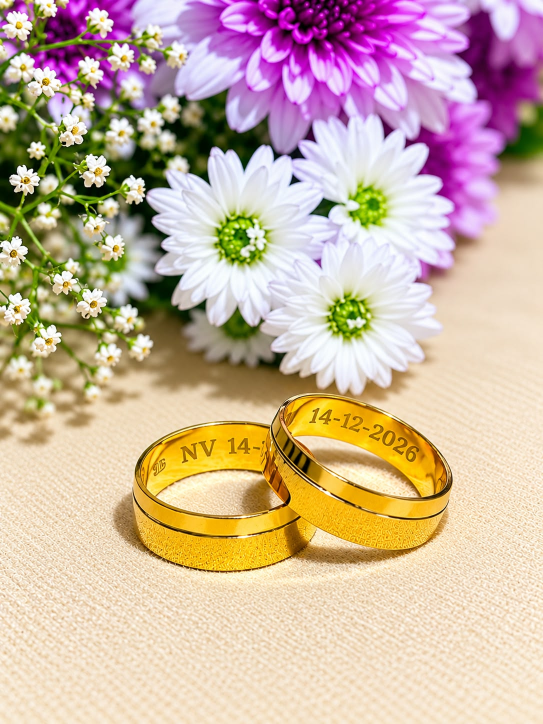
#> input picture assets/images/ring_photo.jpeg, 1086 x 1448 px (shown at 1/2 size)
$ python make_ring_banner.py ../assets/images/ring_photo.jpeg ../assets/images/ring_photo.jpeg
#> lines starting #> are read from the running program, lines starting #| are printed output that depends on the picture
"""Build a wide banner from the portrait ring photo by extending the linen
to both sides, so wide screens get the full rings without heavy upscaling.

usage: python3 make_ring_banner.py <ring_photo.jpeg> <out.jpg>
"""
import sys
import numpy as np
from PIL import Image, ImageFilter

SRC, OUT = sys.argv[1], sys.argv[2]
rng = np.random.default_rng(11)

im = Image.open(SRC).convert("RGB")
#> im is the input picture: PIL image 1086x1448 RGB; mean R, G, B 204.9, 180.2, 160.5
SW, SH = im.size                                   # 1086 x 1448
#> SW = 1086; SH = 1448
SRCF = np.asarray(im).astype(np.float32)
BLUR = np.asarray(im.filter(ImageFilter.GaussianBlur(6))).astype(np.float32)
RESID = np.clip(SRCF - np.asarray(im.filter(ImageFilter.GaussianBlur(3))).astype(np.float32), -18, 18)
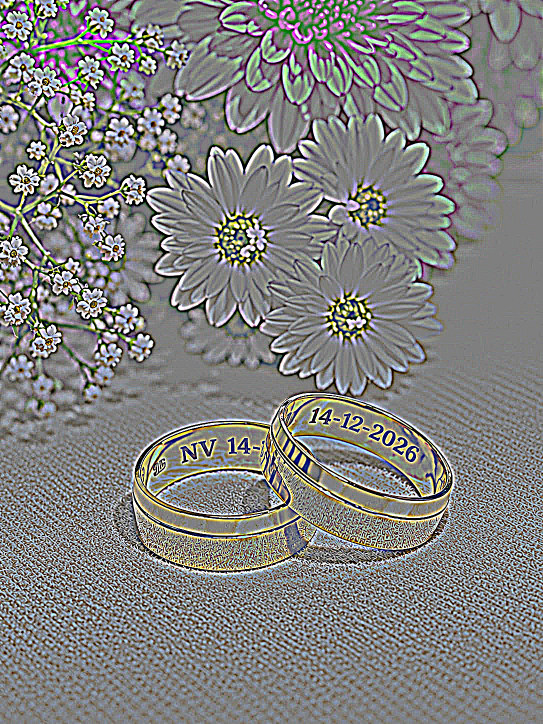
#> RESID: shape (1448, 1086, 3) float32 (shown at 1/2 size); mean R, G, B 0.332, 0.292, 0.0674; drawn with min black and max white

# band of the photo to keep: daisy tips at the top, rings, linen for the caption
Y0, Y1 = 680, 1360
H = Y1 - Y0
ASPECT = 3.0
W = int(round(H * ASPECT))
PX0 = (W - SW) // 2                                # photo's left edge on the canvas
#> PX0 = 477
SCALE = 1.35

# clean linen strips we may borrow texture from: (x0, x1, y0, y1) in photo px
STRIPS = [(900, 1080, 650, SH - 4),                # right edge, below the daisies
          (8, 245, 875, SH - 4)]                   # left edge, below the baby's breath


def gblur(a, sigma):
    r = int(3 * sigma)
    k = np.exp(-np.arange(-r, r + 1) ** 2 / (2 * sigma ** 2))
    k /= k.sum()
    a = np.pad(a, ((r, r), (0, 0)), mode="edge")
    return np.apply_along_axis(lambda v: np.convolve(v, k, "valid"), 0, a)


# ── lighting for the extensions, row by row ────────────────────────────
rows = np.arange(Y0, Y1)
right_edge = BLUR[rows, SW - 30:SW - 4].mean(1)                     # (H, 3)
#> right_edge = 680 rows, first 8: [243.7, 227.1, 205.3], [243.5, 226.9, 205], [243.3, 226.6, 204.8], [243.3, 226.5, 204.5], [243.3, 226.3, 204.3], [243.1, 226.2, 204.2], [243, 226, 203.8], [242.9, 225.7, 203.7]
left_edge = BLUR[rows, 4:30].mean(1)
#> left_edge = 680 rows, first 8: [153.8, 142.2, 81.62], [153.2, 141.6, 82.19], [152.6, 140.7, 82.81], [152.1, 140.1, 83.19], [151.5, 139.6, 83.81], [151.2, 139.4, 84.35], [151.2, 139.2, 84.96], [151.4, 139.3, 85.88]
# the left edge is flowers/shadow near the top: trust it only lower down
trust_left = np.clip((rows - 860) / 60.0, 0, 1)[:, None]
left_edge = left_edge * trust_left + right_edge * (1 - trust_left)
#> left_edge has the same summary as right_edge
far = gblur((left_edge + right_edge) / 2, 25) * 0.975               # gentle vignette
#> in gblur, `a = np.pad(a, ((r, r), (0, 0)), mode="edge")`: a = 830 rows, first 8: [243.7, 227.1, 205.3], [243.7, 227.1, 205.3], [243.7, 227.1, 205.3], [243.7, 227.1, 205.3], [243.7, 227.1, 205.3], [243.7, 227.1, 205.3], [243.7, 227.1, 205.3], [243.7, 227.1, 205.3]
#> far = 680 rows, first 8: [237.2, 220.6, 199.1], [237.2, 220.6, 199], [237.2, 220.6, 199], [237.1, 220.5, 199], [237.1, 220.5, 198.9], [237.1, 220.5, 198.9], [237.1, 220.5, 198.9], [237.1, 220.5, 198.8]

light = np.zeros((H, W, 3), np.float32)
xs = np.arange(W)
for side, edge, xr in (("L", left_edge, np.arange(0, PX0)), ("R", right_edge, np.arange(PX0 + SW, W))):
    d = (PX0 - xr) if side == "L" else (xr - (PX0 + SW - 1))        # px away from the photo
    t = np.clip(d / 380.0, 0, 1) ** 1.3
    light[:, xr] = gblur(edge, 8)[:, None, :] * (1 - t[None, :, None]) + far[:, None, :] * t[None, :, None]
#> this loop made 2 passes
#> (side, r in gblur) on passes 1 to 2: ('L', 24), ('R', 24)
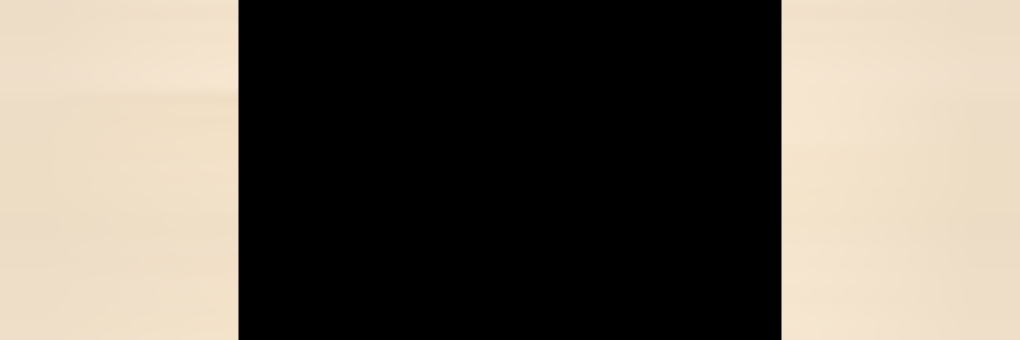
#> light: shape (680, 2040, 3) float32 (shown at 1/2 size); mean of channels 0, 1, 2 112.7, 105, 94.2; drawn as R, G, B
# under the photo's feathered edges, hold each side's seam value so the
# fade goes photo -> linen with no step in between
half = SW // 2
#> half = 543
light[:, PX0:PX0 + half] = gblur(left_edge, 8)[:, None, :]
#> in gblur (call 4), `a = np.pad(a, ((r, r), (0, 0)), mode="edge")`: a = 728 rows, first 8: [243.7, 227.1, 205.3], [243.7, 227.1, 205.3], [243.7, 227.1, 205.3], [243.7, 227.1, 205.3], [243.7, 227.1, 205.3], [243.7, 227.1, 205.3], [243.7, 227.1, 205.3], [243.7, 227.1, 205.3]
light[:, PX0 + half:PX0 + SW] = gblur(right_edge, 8)[:, None, :]

# ── linen texture: quilt residual patches taken from the same rows ─────
B, STEP = 56, 36
win1 = np.sin(np.linspace(0, np.pi, B)) ** 2
win = np.outer(win1, win1)[:, :, None]
tex = np.zeros((H, W, 3), np.float32)
wsum = np.zeros((H, W, 1), np.float32)
for by in range(-B // 2, H, STEP):
    for bx in range(-B // 2, W, STEP):
        if PX0 + 200 < bx and bx + B < PX0 + SW - 200:
            continue                                                # well inside the photo
        want = Y0 + max(by, 0)
        options = []
        for x0, x1, y0, y1 in STRIPS:
            lo, hi = max(y0, want - 35), min(y1 - B, want + 35)
            if hi > lo:
                options.append((x0, x1 - B, lo, hi))
        if not options:
            x0, x1, y0, y1 = STRIPS[0]
            options = [(x0, x1 - B, y1 - B - 70, y1 - B)]
        ox0, ox1, oy0, oy1 = options[rng.integers(len(options))]
        sx, sy = rng.integers(ox0, ox1), rng.integers(oy0, oy1)
        patch = RESID[sy:sy + B, sx:sx + B]
        ty0, tx0 = max(by, 0), max(bx, 0)
        ty1, tx1 = min(by + B, H), min(bx + B, W)
        tex[ty0:ty1, tx0:tx1] += patch[ty0 - by:ty1 - by, tx0 - bx:tx1 - bx] * win[ty0 - by:ty1 - by, tx0 - bx:tx1 - bx]
        wsum[ty0:ty1, tx0:tx1] += win[ty0 - by:ty1 - by, tx0 - bx:tx1 - bx] ** 2
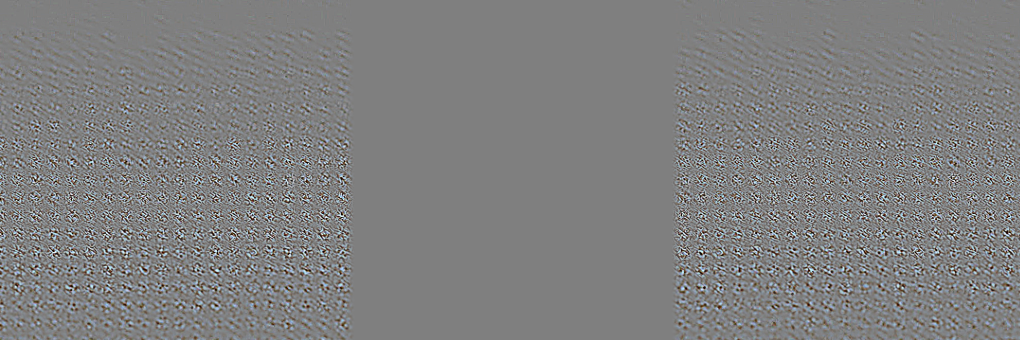
#> tex: shape (680, 2040, 3) float32 (shown at 1/2 size); mean R, G, B 0.0394, 0.0586, 0.0834; drawn with min black and max white
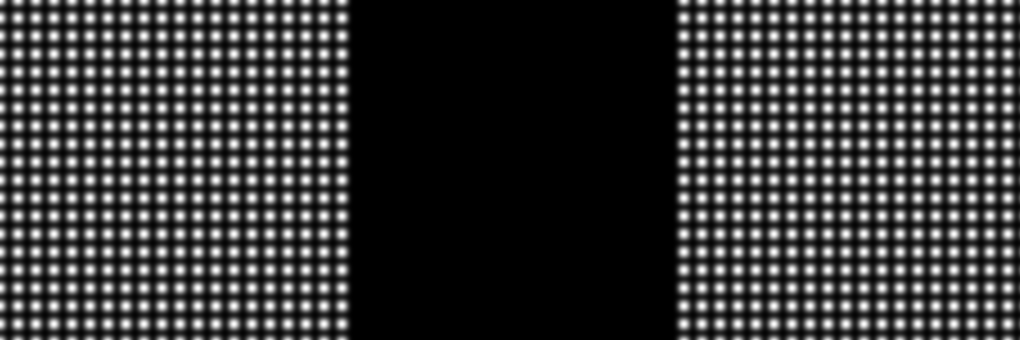
#> wsum: shape (680, 2040, 1) float32 (shown at 1/2 size); min 0, max 0.997, mean 0.222
#> after the loop, x0 = 8; x1 = 245; y0 = 875; y1 = 1444
tex /= np.sqrt(np.maximum(wsum, 1e-4))

canvas = light + tex

# ── photo in the middle, feathered into the extensions ────────────────
photo = SRCF[Y0:Y1]
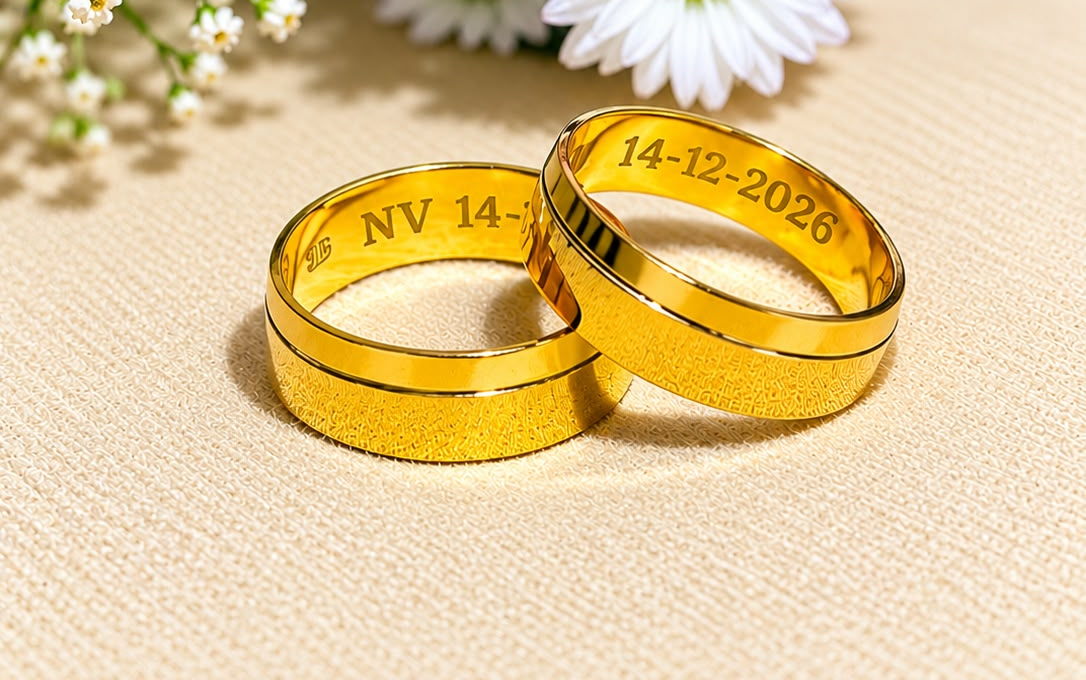
#> photo: shape (680, 1086, 3) float32; mean R, G, B 226.9, 201.1, 150.7
fw = np.ones((H, SW), np.float32)
ramp_r = np.clip(np.arange(SW)[::-1] / 90.0, 0, 1)                  # right edge: linen, short blend
# left edge: longer blend at the top where the baby's breath meets the edge
left_len = 90 + 80 * (1 - np.clip((rows - 820) / 60.0, 0, 1))
ramp_l = np.clip(np.arange(SW)[None, :] / left_len[:, None], 0, 1)
fw = np.minimum(ramp_l, ramp_r[None, :])
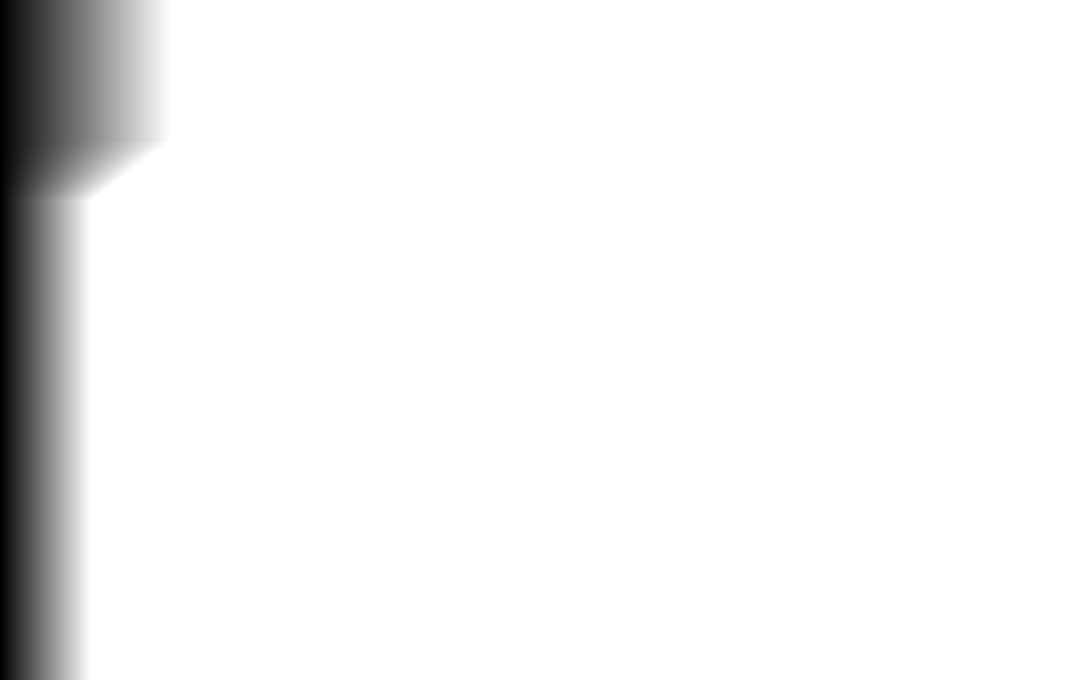
#> ramp_l: shape (680, 1086) float64; min 0, max 1, mean 0.949
fw = fw * fw * (3 - 2 * fw)                                         # smoothstep
canvas[:, PX0:PX0 + SW] = canvas[:, PX0:PX0 + SW] * (1 - fw[:, :, None]) + photo * fw[:, :, None]
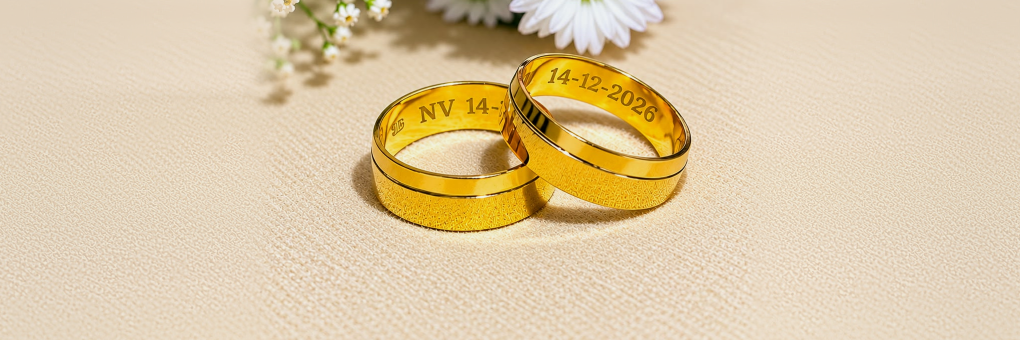
#> canvas: shape (680, 2040, 3) float32 (shown at 1/2 size); mean of channels 0, 1, 2 235.1, 212.6, 175.5; drawn with min black and max white

out = Image.fromarray(np.clip(canvas, 0, 255).astype(np.uint8))
out = out.resize((int(W * SCALE), int(H * SCALE)), Image.LANCZOS)
#> out: PIL image 2754x918 RGB
out = out.filter(ImageFilter.UnsharpMask(radius=1.2, percent=35, threshold=2))
out.save(OUT, quality=86, optimize=True, progressive=True)
print("wrote", OUT, out.size)
#| wrote ../assets/images/ring_photo.jpeg (2754, 918)

$ run again, with assets/images/hero.jpg copied over assets/images/ring_photo.jpeg
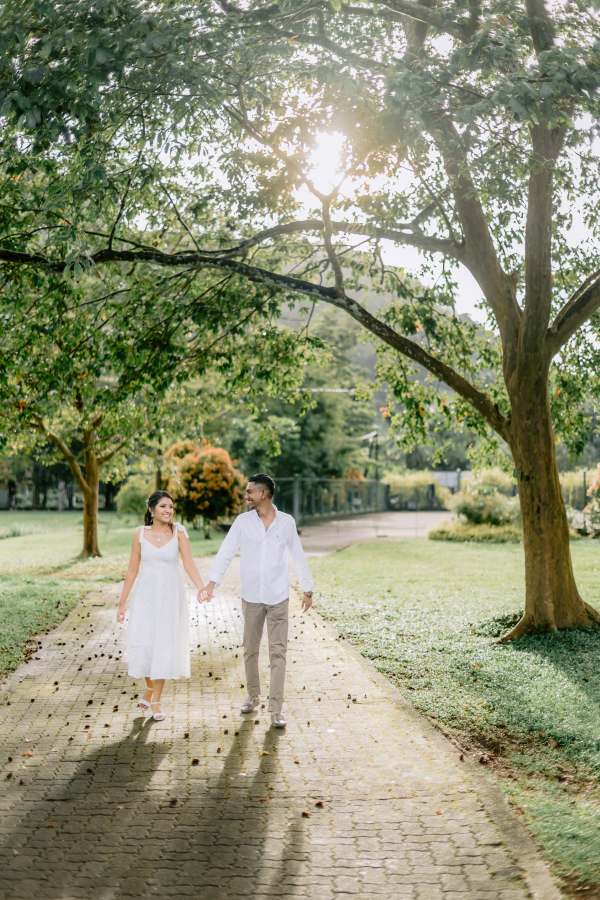
#> input picture assets/images/hero.jpg, 1800 x 2700 px (shown at 1/3 size)
#> im is the input picture: PIL image 1800x2700 RGB; mean R, G, B 141.1, 143.7, 116.2
#> right_edge = 680 rows, first 8: [194.2, 198.6, 186.9], [195.5, 199.8, 188.9], [196.7, 201.1, 190.6], [197.8, 202.1, 192.2], [198.8, 203, 193.5], [199.4, 203.8, 194.5], [200, 204.3, 195.1], [200.2, 204.7, 195.4]
#> `left_edge = BLUR[rows, 4:30].mean(1)`: left_edge = 680 rows, first 8: [36.58, 62, 21.12], [36.81, 62.65, 21.88], [37.19, 63.35, 22.73], [37.69, 64.23, 23.69], [38.38, 65.38, 24.81], [39.19, 66.85, 25.92], [40.27, 68.62, 27.08], [41.62, 70.5, 28.27]
#> `left_edge = left_edge * trust_left + right_edge * (1 - trust_left)`: left_edge has the same summary as right_edge
#> a = 830 rows, first 8: [194.2, 198.6, 186.9], [194.2, 198.6, 186.9], [194.2, 198.6, 186.9], [194.2, 198.6, 186.9], [194.2, 198.6, 186.9], [194.2, 198.6, 186.9], [194.2, 198.6, 186.9], [194.2, 198.6, 186.9]
#> far = 680 rows, first 8: [193.8, 197.6, 187.8], [194, 197.8, 188.1], [194.3, 198.1, 188.4], [194.5, 198.3, 188.7], [194.8, 198.5, 189.1], [195, 198.8, 189.4], [195.3, 199, 189.8], [195.6, 199.2, 190.2]
#> the loop `for side, edge, xr in (("L", left_edge, np.arange(0, PX0)), ("R", righ..` made 2 passes
#> (side, r in gblur) on passes 1 to 2: ('L', 24), ('R', 24)
#> a = 728 rows, first 8: [194.2, 198.6, 186.9], [194.2, 198.6, 186.9], [194.2, 198.6, 186.9], [194.2, 198.6, 186.9], [194.2, 198.6, 186.9], [194.2, 198.6, 186.9], [194.2, 198.6, 186.9], [194.2, 198.6, 186.9]
#> after the loop `for by in range(-B // 2, H, STEP):`:
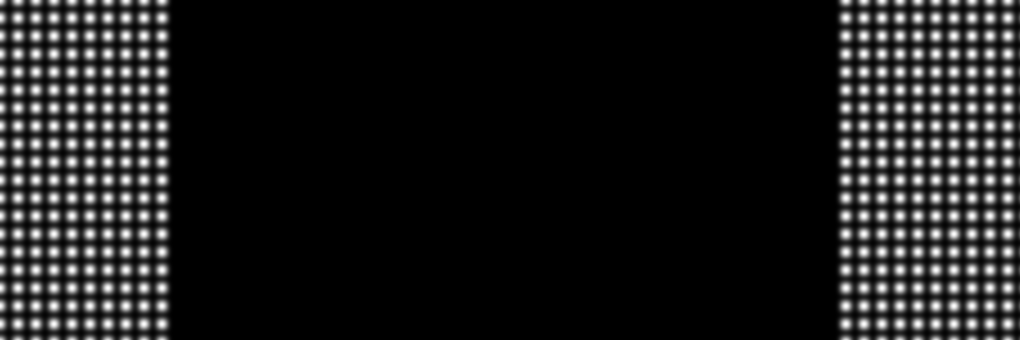
#> wsum: shape (680, 2040, 1) float32 (shown at 1/2 size); min 0, max 0.997, mean 0.113
#> after the loop `for by in range(-B // 2, H, STEP):`: x0 = 8; x1 = 245; y0 = 875; y1 = 2696
#> `canvas[:, PX0:PX0 + SW] = canvas[:, PX0:PX0 + SW] * (1 - fw[:, :, None..`:
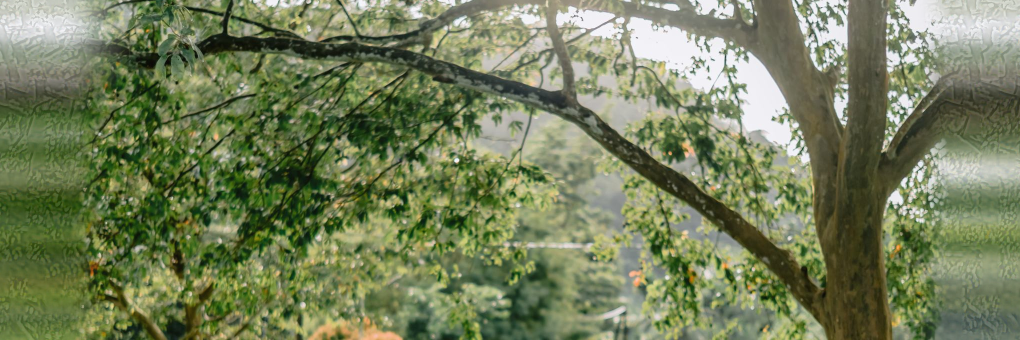
#> canvas: shape (680, 2040, 3) float32 (shown at 1/2 size); mean of channels 0, 1, 2 113.6, 124.6, 87; drawn with min black and max white
#| wrote ../assets/images/ring_photo.jpeg (2754, 918)
